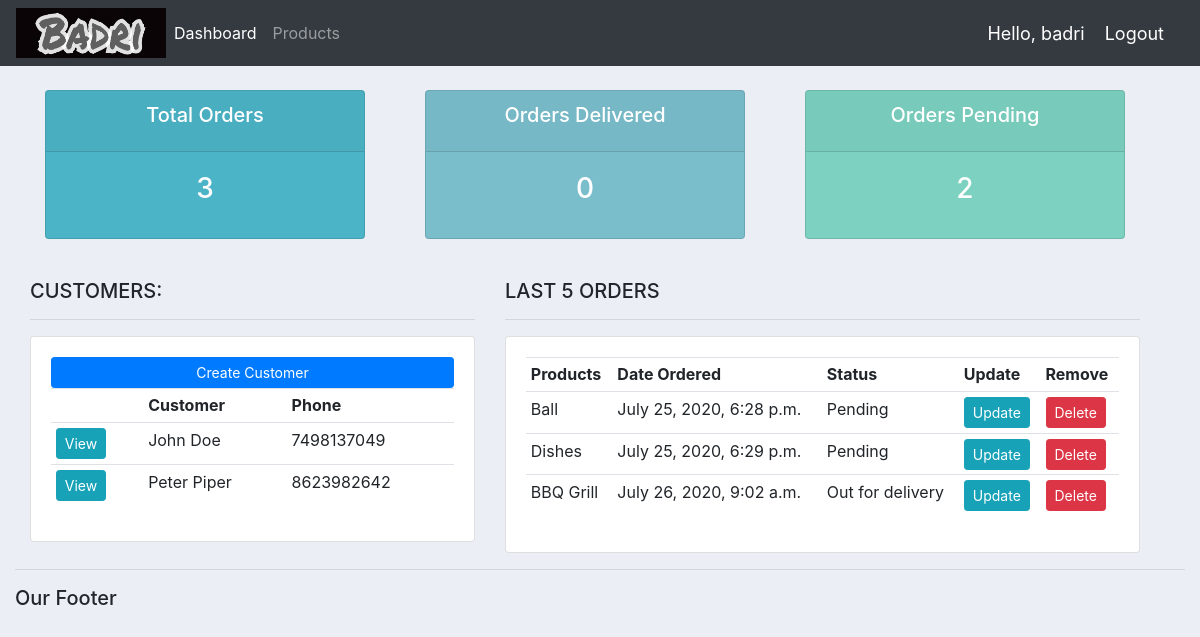
The app's page / (signed in), older data.
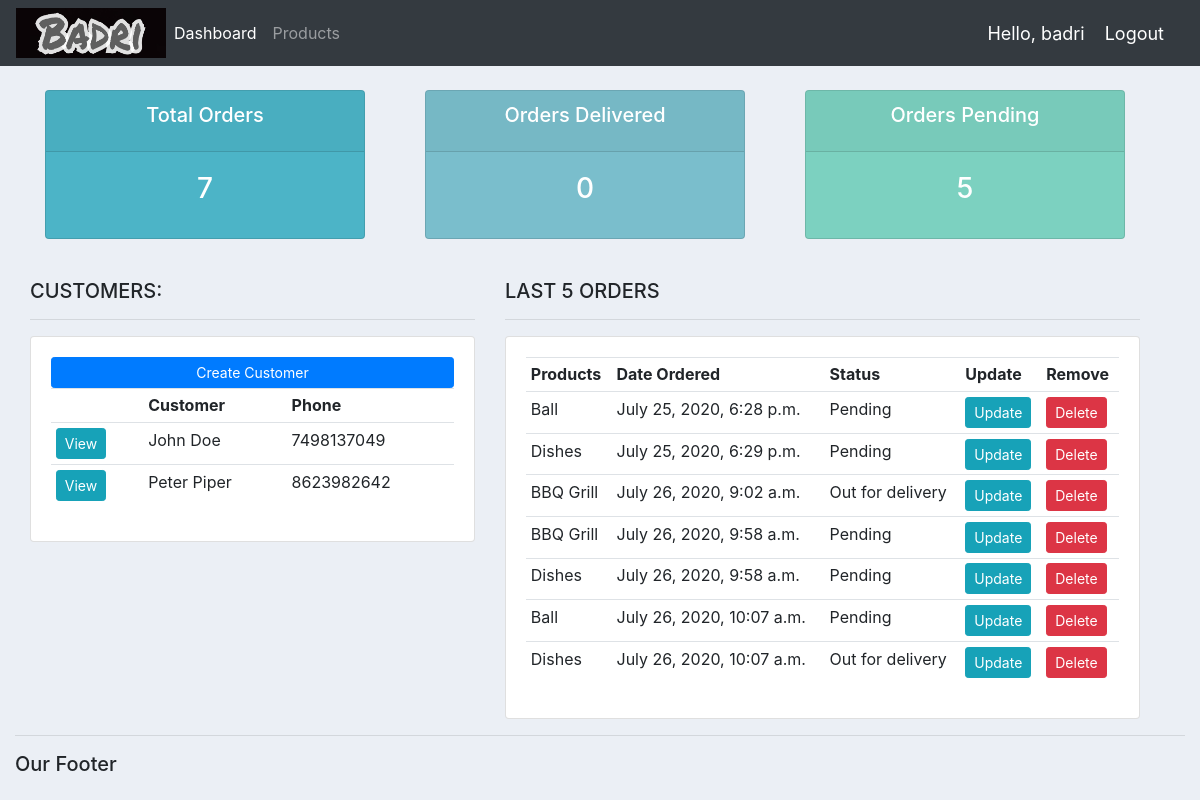
The same page, newer data.
### accounts/models.py (models this page shows, shortened)
class Customer(models.Model):
    name = models.CharField(max_length=200, null=True)
    phone = models.CharField(max_length=200, null=True)
    email = models.EmailField()
    date_created = models.DateTimeField(auto_now_add=True)

class Order(models.Model):
    STATUS = (
        ('Pending', 'Pending'),
        ('Out for delivery', 'Out for delivery'),
        ('Delivered', 'Delivered'),
    )
    customer = models.ForeignKey(Customer, null=True, on_delete=models.SET_NULL)
    product = models.ForeignKey(Product, null=True, on_delete=models.SET_NULL)
    date_created = models.DateTimeField(auto_now_add=True, null=True)
    status = models.CharField(max_length=200, null=True, choices=STATUS)
    note = models.CharField(max_length=1000, null=True)

class Product(models.Model):
    CATEGORY = (
        ('Indoor', 'Indoor'),
        ('Out Door', 'Out Door'),
    )
    name = models.CharField(max_length=200, null=True)
    price = models.FloatField(null=True)
    category = models.CharField(max_length=200, null=True, choices=CATEGORY)
    description = models.CharField(max_length=200, null=True)
    date_created = models.DateTimeField(auto_now_add=True, null=True)
    tags = models.ManyToManyField(Tag)
    def __str__(self):
        return self.name

### accounts/views.py (the view)
# urls.py: path('', views.home, name='home'),
@login_required(login_url='login')
def home(request):
    orders = Order.objects.all()
    customers = Customer.objects.all()
    total_customers = customers.count()
    total_orders = orders.count()
    delivered = orders.filter(status='Delivered').count()
    pending = orders.filter(status='Pending').count()
    context = {
        'orders': orders,
        'customers': customers,
        'total_orders': total_orders,
        'delivered': delivered,
        'pending': pending,
    }
    return render(request, 'accounts/dashboard.html', context)

### accounts/templates/accounts/dashboard.html
{% extends "accounts/main.html" %}
{% block content %}
{% include "accounts/status.html" %}
<br />
<div class="row container-fluid cont">
  <div class="col-md-5">
    <h5>CUSTOMERS:</h5>
    <hr />
    <div class="card card-body">
      <a class="btn btn-primary btn-sm btn-block" href="">Create Customer</a>
      <table class="table table-sm">
        <tr>
          <th></th>
          <th>Customer</th>
          <th>Phone</th>
        </tr>
        {% for cust in customers %}
        <tr>
          <td><a class="btn btn-sm btn-info" href="{% url 'customer' cust.id %}">View</a></td>
          <td>{{ cust.name }}</td>
          <td>{{ cust.phone }}</td>
        </tr>
        {% endfor %}
      </table>
    </div>
  </div>
  <div class="col-md-7">
    <h5>LAST 5 ORDERS</h5>
    <hr />
    <div class="card card-body">
      <table class="table table-sm">
        <tr>
          <th>Products</th>
          <th>Date Ordered</th>
          <th>Status</th>
          <th>Update</th>
          <th>Remove</th>
        </tr>
        {% for ord in orders %}
          <tr>
            <td>{{ ord.product }}</td>
            <td>{{ ord.date_created }}</td>
            <td>{{ ord.status }}</td>
            <td><a class="btn btn-sm btn-info" href="{% url 'update_order' ord.id %}">Update</a></td>
            <td><a class="btn btn-sm btn-danger" href="{% url 'delete_order' ord.id %}">Delete</a></td>
          </tr>
        {% endfor %}
      </table>
    </div>
  </div>
</div>
{% endblock %}

### accounts/templates/accounts/main.html (shortened to what this page needs)
{% load static %}
<!DOCTYPE html>
<html lang="en">
<head>
    <link rel="stylesheet" type="text/css" href="{% static '/css/main.css' %}">
    <link rel="stylesheet" href="https://stackpath.bootstrapcdn.com/bootstrap/4.5.0/css/bootstrap.min.css">
</head>
<body class="solid_body">
    {% include "accounts/navbar.html" %}
    <div class="container-fluid">
        {% block content %}
        {% endblock %}
        <hr>
        <h5>Our Footer</h5>
    </div>
</body>
</html>

### accounts/templates/accounts/navbar.html (shortened to what this page needs)
{% load static %}
<nav class="navbar navbar-expand-lg navbar-dark bg-dark">
    <img src="{% static 'images/logo3.png' %}" alt="Logo" width="150px" height="50px">
    <div class="collapse navbar-collapse" id="navbarNav">
      <ul class="navbar-nav">
        <li class="nav-item active">
          <a class="nav-link" href="{% url 'home' %}">Dashboard</a>
        </li>
        <li class="nav-item">
          <a class="nav-link" href="{% url 'products' %}">Products</a>
        </li>
      </ul>
    </div>
    <span class="hello-msg">Hello, {{ request.user }}</span>
    <span><a class="hello-msg" href="{% url 'logout' %}">Logout</a></span>
  </nav>

### accounts/templates/accounts/status.html
<br>
<div class="row container-fluid">
  <div class="col">
    <div class="col-md">
      <div class="card text-center text-white mb-3" id="total-orders">
        <div class="card-header">
          <h5 class="card-title">Total Orders</h5>
        </div>
        <div class="card-body">
          <h3 class="card-title">{{ total_orders }}</h3>
        </div>
      </div>
    </div>
  </div>
  <div class="col">
    <div class="col-md">
      <div class="card text-center text-white mb-3" id="orders-delivered">
        <div class="card-header">
          <h5 class="card-title">Orders Delivered</h5>
        </div>
        <div class="card-body">
          <h3 class="card-title">{{ delivered }}</h3>
        </div>
      </div>
    </div>
  </div>
  <div class="col">
    <div class="col-md">
      <div class="card text-center text-white mb-3" id="orders-pending">
        <div class="card-header">
          <h5 class="card-title">Orders Pending</h5>
        </div>
        <div class="card-body">
          <h3 class="card-title">{{ pending }}</h3>
        </div>
      </div>
    </div>
  </div>
</div>

### static/css/main.css (style rules this page uses)
.solid_body { background-color: #ebeff5; }
#total-orders { background-color: #4cb4c7; }
#orders-delivered { background-color: #7abecc; }
#orders-pending { background-color: #7CD1C0; }

### accounts/templates/accounts/navbar.html (style rules this page uses)
.hello-msg { font-size: 18px; color: #fff; margin-right: 20px; }

Row changes from the older to the newer data that the page shows:
added Order: product "BBQ Grill", date_created "July 26, 2020, 9:58 a.m.", status "Pending"
added Order: product "Dishes", date_created "July 26, 2020, 9:58 a.m.", status "Pending"
added Order: product "Ball", date_created "July 26, 2020, 10:07 a.m.", status "Pending"
added Order: product "Dishes", date_created "July 26, 2020, 10:07 a.m.", status "Out for delivery"
Text that changed along with them:
{{ total_orders }}: "3" → "7"
{{ pending }}: "2" → "5"
